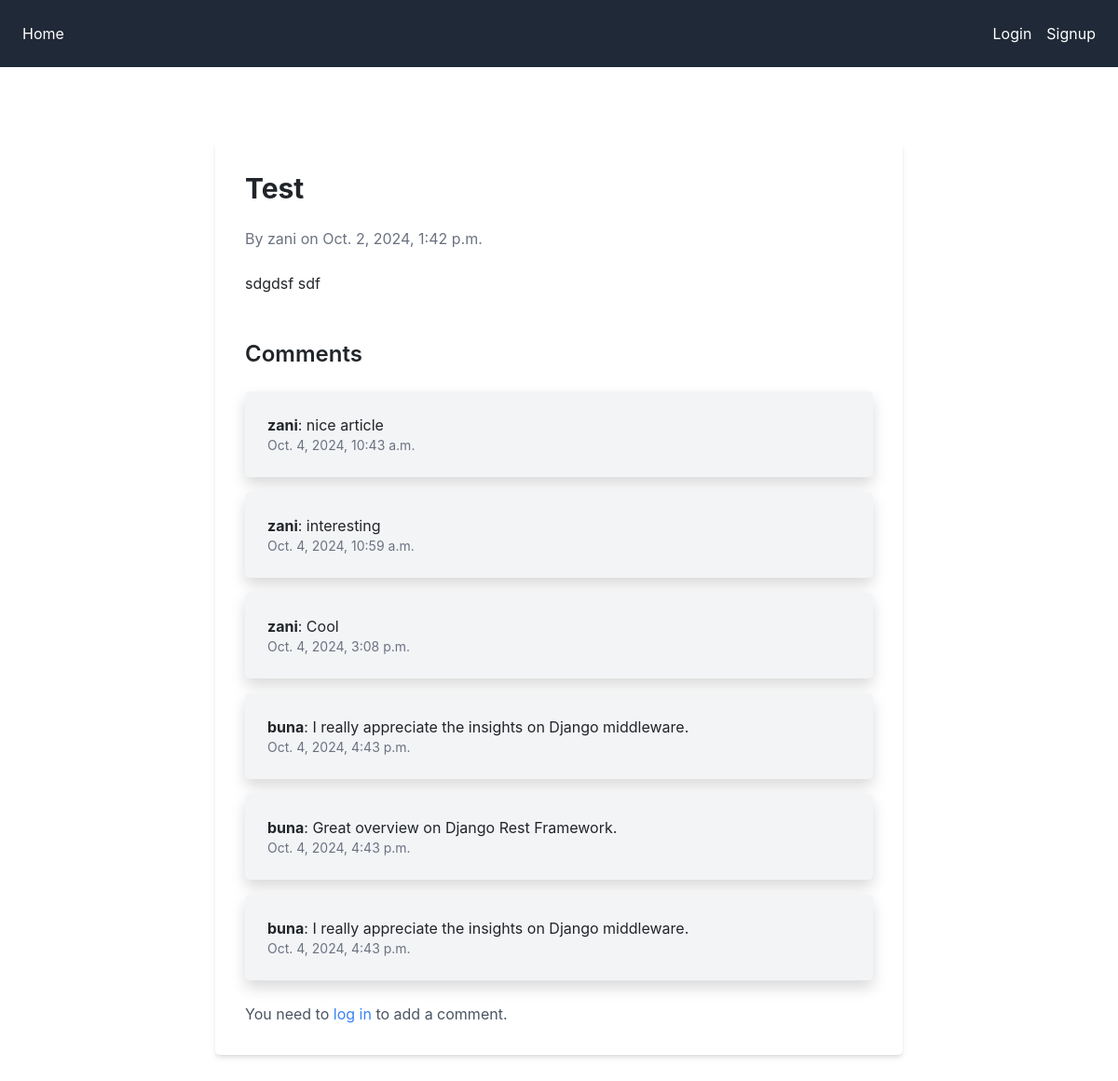
The app's page /article/1/ with its own data.
### mysite/models.py (models this page shows, shortened)
class Article(models.Model):
    title = models.CharField(max_length=200)
    content = models.TextField()
    author = models.ForeignKey(User, on_delete=models.CASCADE)
    created_at = models.DateTimeField(default=timezone.now)

class Comment(models.Model):
    article = models.ForeignKey(Article, on_delete=models.CASCADE, related_name='comments')
    author = models.ForeignKey(User, on_delete=models.CASCADE)
    content = models.TextField()
    created_at = models.DateTimeField(auto_now_add=True)

### mysite/views.py (the view)
# urls.py: path('article/<int:article_id>/', views.article_detail, name='article_detail'),
def article_detail(request, article_id):
    article = get_object_or_404(Article, pk=article_id)
    comments = article.comments.all()
    if request.method == 'POST':
        form = CommentForm(request.POST)
        if form.is_valid():
            comment = form.save(commit=False)
            comment.article = article
            comment.author = request.user
            comment.save()
            return redirect('article_detail', article_id=article.id)
    else:
        form = CommentForm()
    return render(request, 'article_detail.html', {'article': article, 'comments': comments, 'form': form})

### mysite/templates/article_detail.html
{% extends "base.html" %}
{% block content %}
<div class="container mx-auto py-12 max-w-3xl">
    <div class="bg-white shadow-md rounded-lg p-8">
        <h1 class="text-3xl font-bold mb-4">{{ article.title }}</h1>
        <p class="text-gray-500 mb-6">By {{ article.author }} on {{ article.created_at }}</p>
        <div class="prose max-w-none">
            {{ article.content }}
        </div>
        <div class="mt-12">
            <h2 class="text-2xl font-semibold mb-4">Comments</h2>
            <ul class="space-y-4">
                {% for comment in comments %}
                    <li class="bg-gray-100 p-4 rounded-lg shadow">
                        <p><strong>{{ comment.author }}</strong>: {{ comment.content }}</p>
                        <p class="text-sm text-gray-500">{{ comment.created_at }}</p>
                    </li>
                {% empty %}
                    <li>No comments yet.</li>
                {% endfor %}
            </ul>
            {% if user.is_authenticated %}
                <form method="post" class="mt-6">
                    {% csrf_token %}
                    <textarea name="content" class="w-full p-2 border rounded" placeholder="Add a comment..."></textarea>
                    <button type="submit" class="bg-blue-500 text-white py-2 px-4 rounded mt-2">Post Comment</button>
                </form>
            {% else %}
                <p class="mt-4 text-gray-600">You need to <a href="{% url 'login' %}" class="text-blue-500 hover:underline">log in</a> to add a comment.</p>
            {% endif %}
        </div>
    </div>
</div>
{% endblock %}

### records on screen
Article: title "Test", author "zani", created_at "Oct. 2, 2024, 1:42 p.m.", content "sdgdsf sdf"
Comment: author "zani", content "nice article", created_at "Oct. 4, 2024, 10:43 a.m."
Comment: author "zani", content "interesting", created_at "Oct. 4, 2024, 10:59 a.m."
Comment: author "zani", content "Cool", created_at "Oct. 4, 2024, 3:08 p.m."
Comment: author "buna", content "I really appreciate the insights on Django middleware.", created_at "Oct. 4, 2024, 4:43 p.m."
Comment: author "buna", content "Great overview on Django Rest Framework.", created_at "Oct. 4, 2024, 4:43 p.m."
Comment: author "buna", content "I really appreciate the insights on Django middleware.", created_at "Oct. 4, 2024, 4:43 p.m."
